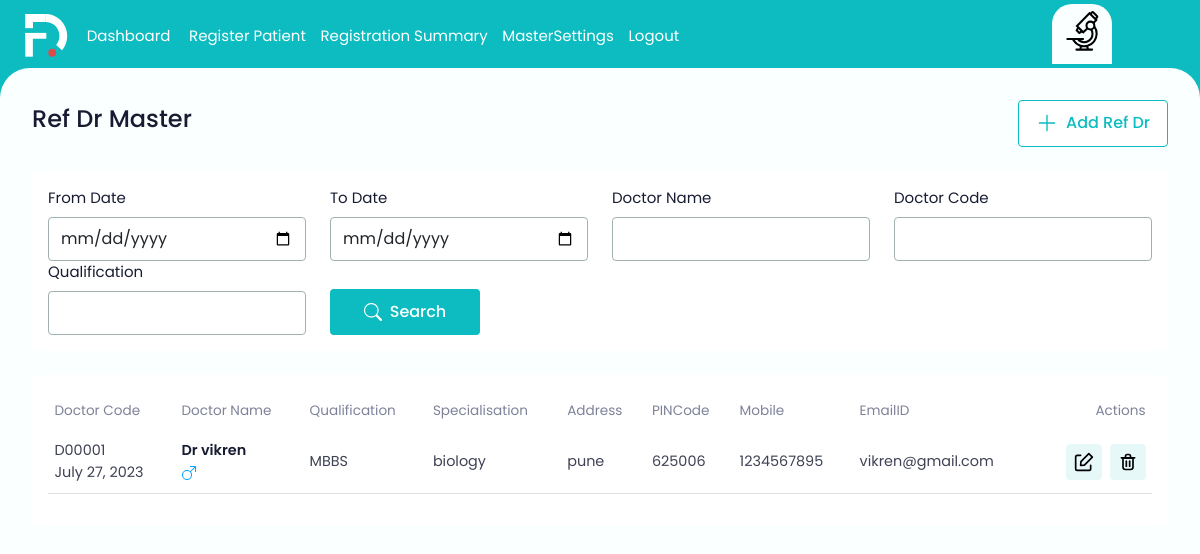
/refdrmaster/ (signed in), run on an earlier commit of the app's database.
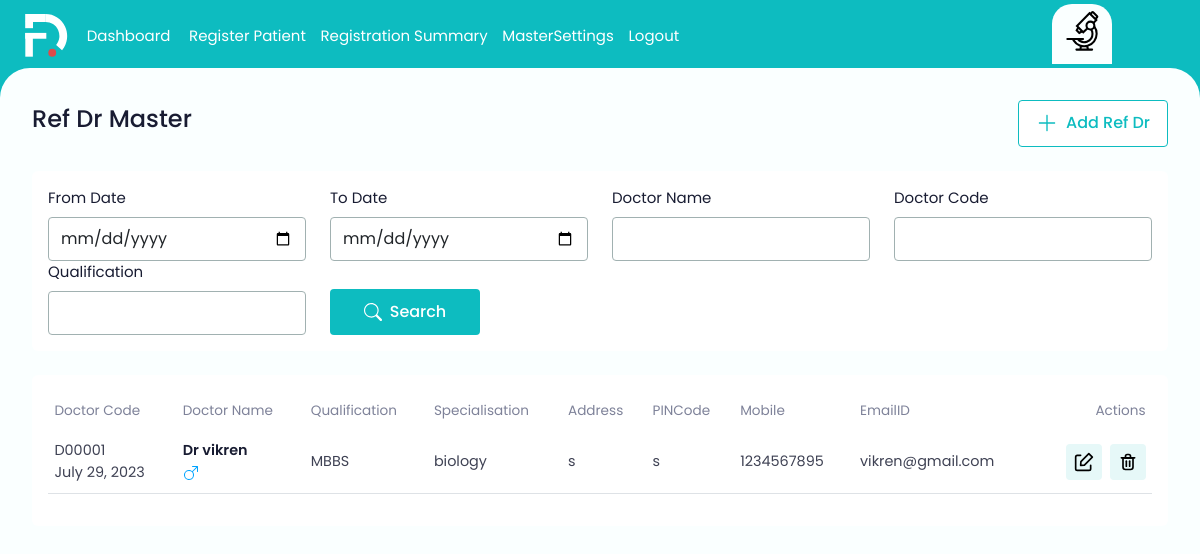
And on a later commit of the database.
### ekonapp/models.py (models this page shows, shortened)
class RefDr(models.Model):
    DoctorCode  = models.CharField(max_length=100)
    DoctorName = models.CharField(max_length=100)
    Qualification= models.CharField(max_length=100)
    Specialisation= models.CharField(max_length=100)
    Address= models.CharField(max_length=100)
    PINCode = models.CharField(max_length=100)
    Mobile= models.CharField(max_length=100)
    EmailID= models.CharField(max_length=100)
    date =  models.DateField(auto_now_add=True)

### ekonapp/decorators.py (the view)
    def wrapper(request, *args, **kwargs):
        if not request.user.is_authenticated:
            return redirect('registerlogin')
        elif not Device.objects.filter(user=request.user, is_registered=True).exists():
            return redirect('register_device')
        else:
            return view_func(request, *args, **kwargs)

### ekonapp/templates/RefDrmaster.html (shortened to what the changed rows need)
{% extends "base.html" %}
{% block content %}
  <main>
          <div class="bg-white rounded-2 p-3">
              <div class="table-responsive">
                  <table class="table table-data ">
                      <thead>
                        <tr>
                          <th>Doctor Code</th>
                          <th> Doctor Name</th>
                          <th>Qualification</th>
                          <th>Specialisation</th>
                          <th>Address</th>
                          <th>PINCode</th>
                          <th>Mobile</th>
                          <th>EmailID</th>
                          <th class="text-end">Actions</th>
                      <tbody>
                        <tr>
                          {% for refdr in refdrmaster %}
                          <td class="text-nowrap">
                            <span>{{refdr.DoctorCode}}</span><br><span>{{refdr.date}}</span>
                          </td>
                          <td>
                            <div>
                              <div class="text-d-blue fw-semibold">{{refdr.DoctorName }}</div>
                              <div>
                                <svg class="gender-male">
                                  <use xlink:href="assets/images/iocn.svg#gender-male"></use>
                              </svg>
                              </div>
                          </div>
                          </td>
                          <td>{{refdr.Qualification}}</td>
                          <td>{{refdr.Specialisation}}</td>
                          <td>{{refdr.Address}}</td>
                          <td>{{refdr.PINCode}}</td>
                            <td>{{refdr.Mobile}}</td>
                                <td>{{refdr.EmailID}}</td>
                          <td class="text-end">
                            <div class="d-flex gap-2 justify-content-end">
                                <a href="{% url 'edit_refdr' refdr.id %}">
                                  <button type="button" class="table-btn">
                                  </button>
                                </a>
                                  <a href="{% url 'delete' refdr.id %}" >
                                  <button type="button" class="table-btn">
                                  </button>
                                </a>
                            </div>
                        </td>
                        </tr>
                      </thead>
                          {% endfor %}
                    </table>
              </div>
          </div>
  </main>
</body>
</html>
{% endblock %}

What changed in the data, as far as the page shows it:
changed RefDr "Dr vikren": date "July 27, 2023" → "July 29, 2023"; Address "pune" → "s"; PINCode "625006" → "s"
